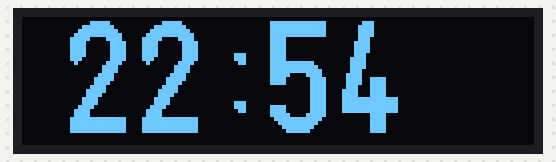
A sketch run on a simulated Arduino Uno, built with avr-gcc and run on an emulated ATmega328P. Parts: 128×32 one-colour display.

Above: at 0.1 s.
At 60.1 s:
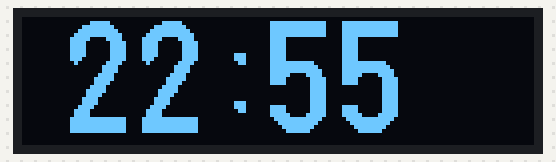
At 120.2 s:
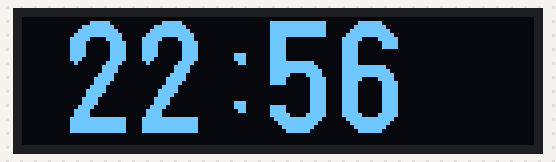

The sketch:

Relogio.ino
```cpp
#include <Arduino.h>
#include <U8g2lib.h>
#include <SPI.h>
#include <Wire.h>

//Set the Hour Ten
int Dh = 2;
//Set the Hour Unit
int Uh = 2;
//Set the Minute Ten
int Dm = 5;
//Set the Minute Unit
int Um = 4;

//Defining Variables To convert to string and then transfer to the display.
//Converting Variables into string
String Dhora;
String Uhora;
String Dminuto;
String Uminuto;
//hour with the ten and with the unit.
String Hora;
//minute with the ten and with the unit.
String Minuto;

U8G2_SSD1306_128X32_UNIVISION_F_HW_I2C u8g2(U8G2_R0);

 void setup(void) {
   u8g2.begin();
}

  void loop(void) {
  if(Dm==5 && Um>9){
   Dm=0;
      Um=0;
      Uh++;

      if(Dh<2 && Uh>9 ){
          Dh++;
          Uh=0;
      }
  }
  else if(Um>9){
    Um=0;
    Dm++;
  }
   if(Dh==2 && Uh==4){
          Dh=0;
          Uh=0;
    }

   u8g2.clearBuffer();// clear the internal memory
   u8g2.setFont(u8g2_font_logisoso28_tr);  // font
    Dhora = String(Dh);
    Uhora = String(Uh);
    Hora = Dhora+Uhora;
    Dminuto = String(Dm);
    Uminuto = String(Um);
    Minuto = Dminuto+Uminuto;
   u8g2.drawStr(10,29, Hora.c_str());  // write something to the internal memory
   u8g2.drawStr(50,29, ":");
   u8g2.drawStr(60,29, Minuto.c_str());
   u8g2.sendBuffer();         // transfer internal memory to the display
   delay(60000);
   Um++;
}
```

Measured:
- what the display in image 1 shows lasts 60.0 s, from 60.1 s to 120.1 s
